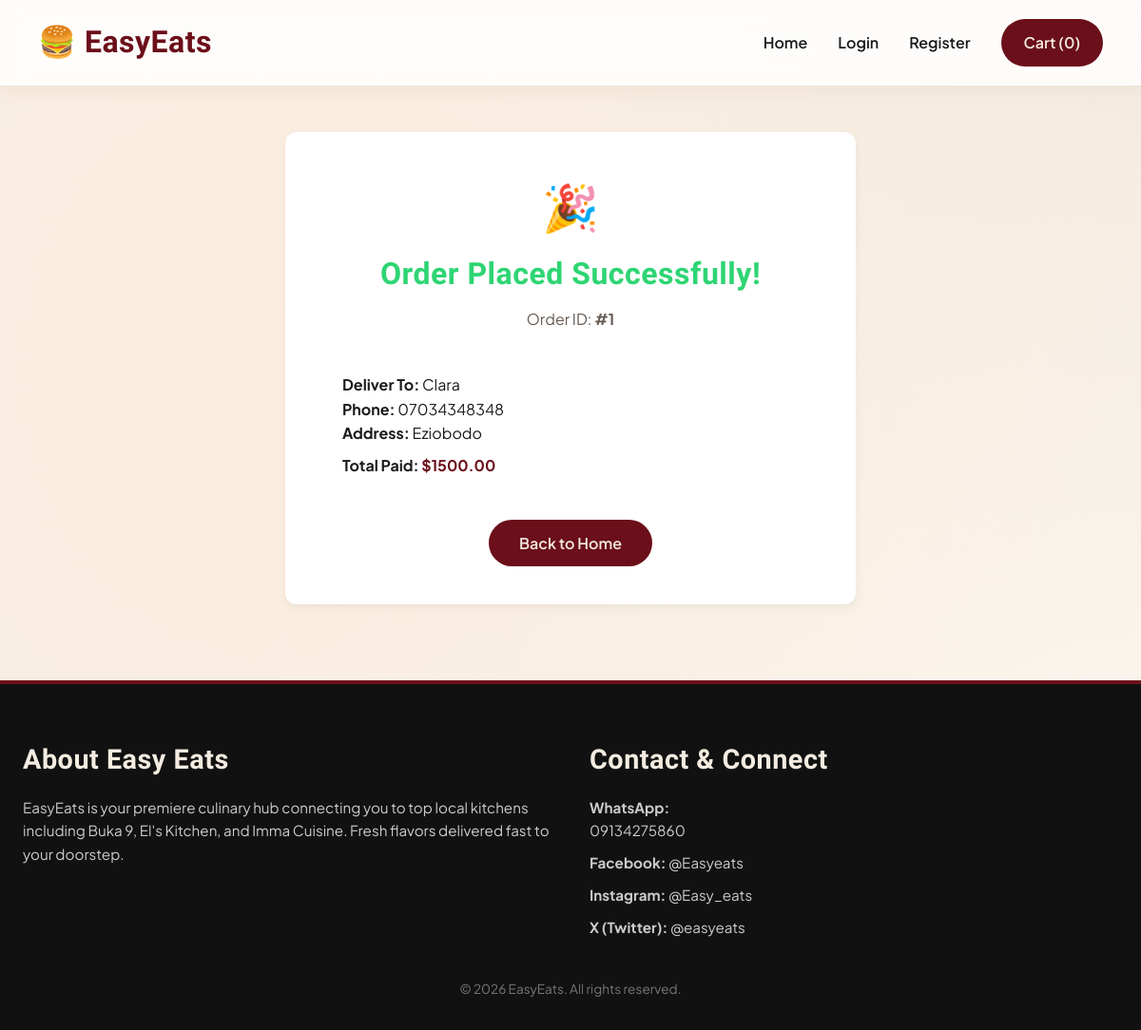
The page /order-success/1/ on the database its author committed.
### food_orders/models.py (models this page shows, shortened)
class Order(models.Model):
    STATUS_CHOICES = [
        ('placed', 'Order Placed'),
        ('preparing', 'Kitchen Preparing'),
        ('on_the_way', 'Out for Delivery'),
        ('delivered', 'Delivered'),
    ]
    user = models.ForeignKey(
        settings.AUTH_USER_MODEL,
        on_delete=models.CASCADE,
        related_name='orders',
        null=True,
        blank=True
    )
    status = models.CharField(max_length=20, choices=STATUS_CHOICES, default='placed')
    delivery_location = models.CharField(max_length=50, choices=LOCATION_CHOICES, default='ihiagwa')
    delivery_address = models.CharField(max_length=255)
    total_amount = models.DecimalField(max_digits=10, decimal_places=2)
    full_name = models.CharField(max_length=100)
    phone_number = models.CharField(max_length=20)
    created_at = models.DateTimeField(auto_now_add=True)

### food_orders/views.py (the view)
# urls.py: path('order-success/<int:order_id>/', views.order_success, name='order_success'),
def order_success(request, order_id):
    order = get_object_or_404(Order, id=order_id)
    return render(request, 'food_orders/order_success.html', {'order': order})

### food_orders/context_processors.py (called while the page is built)
def cart_counter(request):
    cart_id = request.session.get('cart_id')
    total_items = 0
    if cart_id:
        try:
            cart = Cart.objects.get(id=cart_id)
            total_items = sum(item.quantity for item in cart.items.all())
        except Cart.DoesNotExist:
            pass
    return {'cart_total_items': total_items}

### food_orders/templates/food_orders/order_success.html (shortened to what this page needs)
{% extends 'food_orders/base.html' %}
{% block content %}
<div style="max-width: 600px; margin: 3rem auto; background: white; padding: 2.5rem; border-radius: 12px; text-align: center; box-shadow: 0 4px 10px rgba(0,0,0,0.05);">
    <div style="font-size: 3rem; margin-bottom: 0.5rem;">🎉</div>
    <h1 style="color: #2ed573; margin-bottom: 0.5rem;">Order Placed Successfully!</h1>
    <p style="color: var(--text-muted); margin-bottom: 1.5rem;">Order ID: <strong>#{{ order.id }}</strong></p>
    <div style="text-align: left; background: var(--bg-color); padding: 1.25rem; border-radius: 8px; margin-bottom: 1.5rem;">
        <p><strong>Deliver To:</strong> {{ order.full_name }}</p>
        <p><strong>Phone:</strong> {{ order.phone_number }}</p>
        <p><strong>Address:</strong> {{ order.delivery_address }}</p>
        <p style="margin-top: 0.5rem;"><strong>Total Paid:</strong> <span style="color: var(--primary); font-weight: 700;">${{ order.total_amount }}</span></p>
    </div>
    <a href="{% url 'home' %}" class="btn" style="padding: 0.75rem 2rem;">Back to Home</a>
</div>
{% endblock %}

### food_orders/static/food_orders/css/style.css (style rules this page uses)
:root { --primary: #6b0f1a; --primary-hover: #4a0a12; --accent-beige: #f4ece1; --accent-gold: #d4a359; --card-bg: #ffffff; --text-color: #1a1a1a; --text-muted: #665c54; --border-color: #e2d7c7; --heading-font: 'Italiana', serif; --body-font: 'Plus Jakarta Sans', sans-serif; }
* { box-sizing: border-box; margin: 0; padding: 0; }
a { text-decoration: none !important; color: inherit; transition: all 0.2s ease; }
body { font-family: var(--body-font); color: var(--text-color); min-height: 100vh; line-height: 1.6; position: relative; overflow-x: hidden; background: radial-gradient(circle at 15% 20%, #fbeee0 0%, transparent 40%), radial-gradient(circle at 85% 75%, #ebd8c3 0%, transparent 40%), radial-gradient(circle at 50% 50%, #fdf8f2 0%, transparent 60%), #f4ece1; background-size: 180% 180%; animation: ambientMesh 12s ease-in-out infinite alternate; }
h1, h2, h3, .brand { font-family: var(--heading-font); letter-spacing: 0.5px; }
.btn { display: inline-block; background-color: var(--primary); color: var(--accent-beige) !important; padding: 0.75rem 1.5rem; border-radius: 30px; font-weight: 600; border: none; cursor: pointer; text-align: center; transition: all 0.2s ease; }

### rows shown on the page
Order: id "1", full_name "Clara", phone_number "07034348348", delivery_address "Eziobodo", total_amount "1500.00"

### other values the page prints
{{ cart_total_items }} "0"
